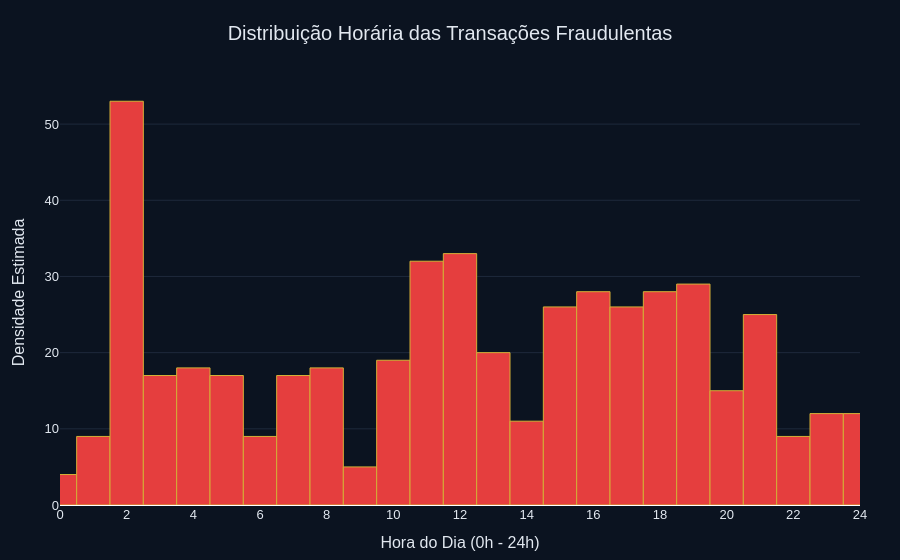

The notebook cell this image was saved under:
### Code cell
df_fraud = df_temp[df_temp['Class'] == 1]

# Gráfico de transações fraudulentas
fig_fraud_time = go.Figure()

fig_fraud_time.add_trace(
    go.Histogram(
        x=df_fraud['Hour'],
        nbinsx=24,
        histnorm='density',
        name='Fraude',
        marker=dict(
            color='#E53E3E',
            line=dict(color='#D4AF37', width=1.0)
        ),
        hovertemplate="<b>Faixa:</b> %{x:.0f}h<br><b>Densidade:</b> %{y:.0f}<extra></extra>"
    )
)

fig_fraud_time.update_layout(
    separators=",.",
    title=dict(
        text="Distribuição Horária das Transações Fraudulentas",
        x=0.5,
        font=dict(size=20, family="Arial", color="#E2E8F0")
    ),
    margin=dict(t=80, b=50, l=60, r=40),
    font=dict(family="Arial", size=13, color="#E2E8F0"),
    plot_bgcolor='#0B1320',
    paper_bgcolor='#0B1320',
    showlegend=False
)

fig_fraud_time.update_xaxes(
    title_text="Hora do Dia (0h - 24h)",
    range=[0, 24],
    dtick=2,
    showgrid=False,
    color="#E2E8F0"
)

fig_fraud_time.update_yaxes(
    title_text="Densidade Estimada",
    showgrid=True,
    gridcolor="#1E293B",
    color="#E2E8F0"
)

fig_fraud_time.show()

del df_temp, df_legit, df_fraud

### Figure 1 — Plotly figure (JSON) as saved in the notebook; plotly's stock layout.template omitted (floating-point values rounded to 4 significant figures; data arrays with more than 128 entries replaced by an {"elided": "..."} marker saying what was removed)
{"data": [{"histnorm": "density", "hovertemplate": "<b>Faixa:</b> %{x:.0f}h<br><b>Densidade:</b> %{y:.0f}<extra></extra>", "marker": {"color": "#E53E3E", "line": {"color": "#D4AF37", "width": 1}}, "name": "Fraude", "nbinsx": 24, "type": "histogram", "x": {"elided": "492 float values"}}], "layout": {"font": {"color": "#E2E8F0", "family": "Arial", "size": 13}, "margin": {"b": 50, "l": 60, "r": 40, "t": 80}, "paper_bgcolor": "#0B1320", "plot_bgcolor": "#0B1320", "separators": ",.", "showlegend": false, "title": {"font": {"color": "#E2E8F0", "family": "Arial", "size": 20}, "text": "Distribuição Horária das Transações Fraudulentas", "x": 0.5}, "xaxis": {"color": "#E2E8F0", "dtick": 2, "range": [0, 24], "showgrid": false, "title": {"text": "Hora do Dia (0h - 24h)"}}, "yaxis": {"color": "#E2E8F0", "gridcolor": "#1E293B", "showgrid": true, "title": {"text": "Densidade Estimada"}}}}
